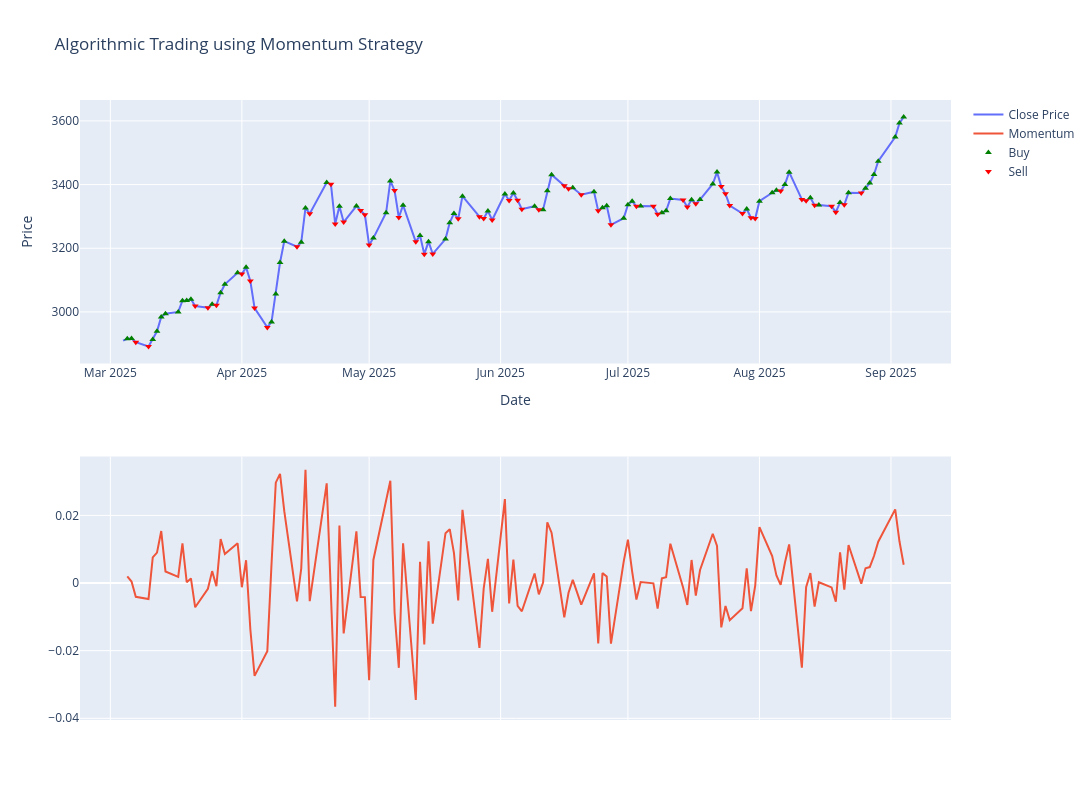

The code cell stored with this chart in its notebook:
### Code cell
# Calculation of momentum
data['momentum'] = data['Close'].pct_change()

# Creating subplots to show momentum and buying/selling markers
figure = make_subplots(rows=2, cols=1)
figure.add_trace(go.Scatter(x=data.index, 
                         y=data['Close'], 
                         name='Close Price'))
figure.add_trace(go.Scatter(x=data.index, 
                         y=data['momentum'], 
                         name='Momentum', 
                         yaxis='y2'))

# Adding the buy and sell signals
figure.add_trace(go.Scatter(x=data.loc[data['momentum'] > 0].index, 
                         y=data.loc[data['momentum'] > 0]['Close'], 
                         mode='markers', name='Buy', 
                         marker=dict(color='green', symbol='triangle-up')))

figure.add_trace(go.Scatter(x=data.loc[data['momentum'] < 0].index, 
                         y=data.loc[data['momentum'] < 0]['Close'], 
                         mode='markers', name='Sell', 
                         marker=dict(color='red', symbol='triangle-down')))

figure.update_layout(
    title='Algorithmic Trading using Momentum Strategy',
    xaxis_title='Date',
    yaxis_title='Price',
    height=800,   # increase height
    width=1200    # increase width
)

figure.update_yaxes(title="Momentum", secondary_y=True)
figure.show()
